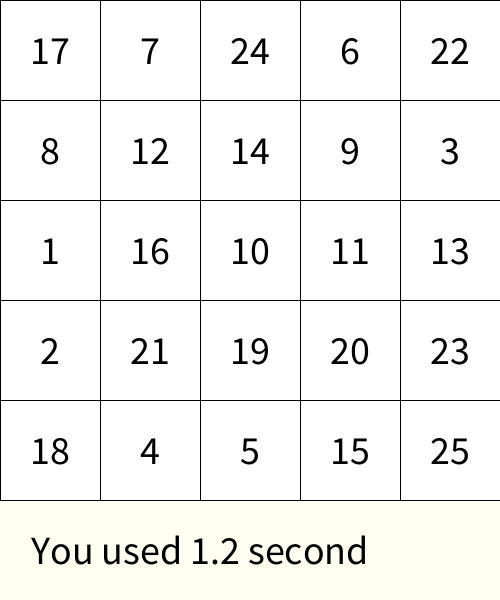
Frame 1 (no input)
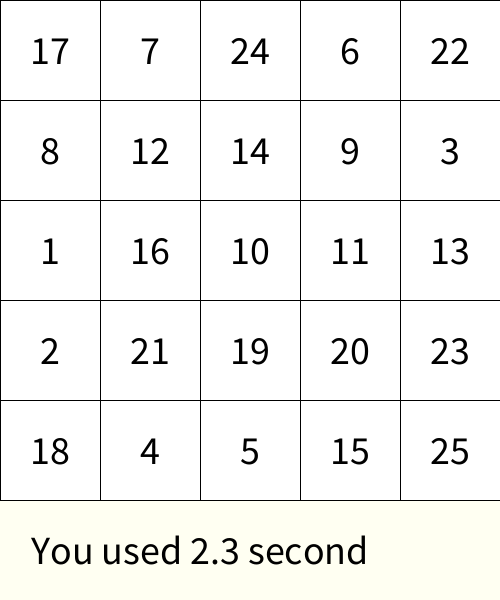
Frame 60 (the mouse pressed at the canvas centre just before this capture)
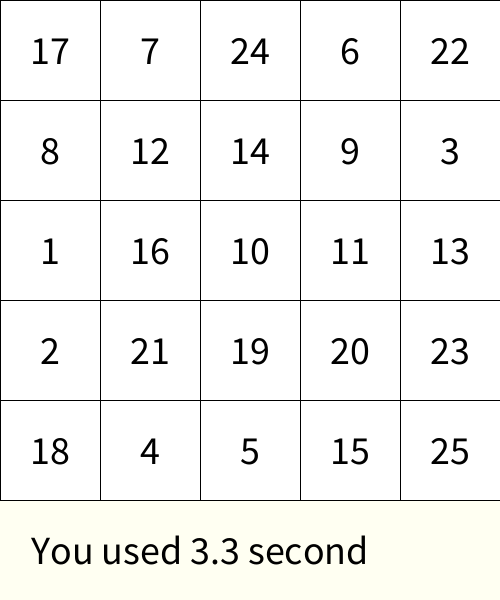
Frame 120 (the mouse held since frame 60 and released just before this capture)

The Processing sketch that drew these frames (run headless with seeded random() and noise(); from frame 60 on, the mouse is pressed at the canvas centre):

// Processing sketch: week06_9_shulte_table09_mousePressed_crash_if_protect_shuffle_r
// ── week06_9_shulte_table09_mousePressed_crash_if_protect_shuffle_r.pde
int []used=new int[26];
int [][]table=new int[5][5];
void setup()
{
  size(500, 600);
  textSize(40);
  textAlign(CENTER, CENTER);
  for (int i=0; i<5; i++)
  {
    for (int j=0; j<5; j++)
    {
      int now=int(random(1, 26));
      while (used[now]==1) now=int(random(1, 26));
      table[i][j]=now;
      used[now]=1;
    }
  }
  starT=0;
}
int starT=0;
int [][]pressed=new int[5][5];
void draw()
{
  background(#FFFFF2);
  for (int i=0; i<5; i++)
  {
    for (int j=0; j<5; j++)
    {
      if (pressed[i][j]==1)fill(128);
      else fill(255);
      rect(j*100, i*100, 100, 100);
      fill(0);
      text(""+table[i][j], 50+j*100, 50+i*100);
    }
  }
  text("You used "+nf((millis()-starT)/1000.0,0,1)+" second", 200, 550);
}
int want=1;
void mousePressed()
{
  int i=mouseY/100, j=mouseX/100;
  if (table[i][j]==want)
  {
    pressed[i][j]=1;
    want++;
  }
}
